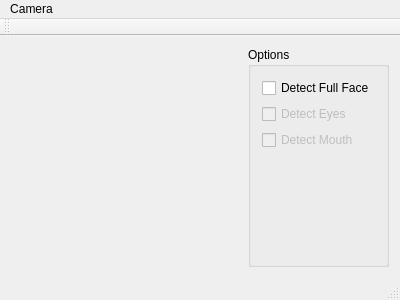
<?xml version="1.0" encoding="UTF-8"?>
<ui version="4.0">
 <class>CMainWindow</class>
 <widget class="QMainWindow" name="CMainWindow">
  <property name="geometry">
   <rect>
    <x>0</x>
    <y>0</y>
    <width>400</width>
    <height>300</height>
   </rect>
  </property>
  <property name="windowTitle">
   <string>CMainWindow</string>
  </property>
  <widget class="QWidget" name="centralWidget">
   <layout class="QGridLayout" name="gridLayout">
    <item row="0" column="0">
     <widget class="CQtOpenCVViewerGl" name="cameraWidget" native="true">
      <property name="sizePolicy">
       <sizepolicy hsizetype="Expanding" vsizetype="Expanding">
        <horstretch>0</horstretch>
        <verstretch>0</verstretch>
       </sizepolicy>
      </property>
     </widget>
    </item>
    <item row="0" column="1">
     <widget class="QGroupBox" name="groupBox">
      <property name="title">
       <string>Options</string>
      </property>
      <layout class="QVBoxLayout" name="verticalLayout">
       <item>
        <widget class="QCheckBox" name="checkBox_fullFace">
         <property name="text">
          <string>Detect Full Face</string>
         </property>
        </widget>
       </item>
       <item>
        <widget class="QCheckBox" name="checkBox_eyes">
         <property name="enabled">
          <bool>false</bool>
         </property>
         <property name="text">
          <string>Detect Eyes</string>
         </property>
        </widget>
       </item>
       <item>
        <widget class="QCheckBox" name="checkBox_mouth">
         <property name="enabled">
          <bool>false</bool>
         </property>
         <property name="text">
          <string>Detect Mouth</string>
         </property>
        </widget>
       </item>
       <item>
        <spacer name="verticalSpacer">
         <property name="orientation">
          <enum>Qt::Vertical</enum>
         </property>
         <property name="sizeHint" stdset="0">
          <size>
           <width>20</width>
           <height>40</height>
          </size>
         </property>
        </spacer>
       </item>
      </layout>
     </widget>
    </item>
   </layout>
  </widget>
  <widget class="QMenuBar" name="menuBar">
   <property name="geometry">
    <rect>
     <x>0</x>
     <y>0</y>
     <width>400</width>
     <height>21</height>
    </rect>
   </property>
   <widget class="QMenu" name="menuCamera">
    <property name="title">
     <string>Camera</string>
    </property>
    <addaction name="actionStart"/>
    <addaction name="actionStop"/>
   </widget>
   <addaction name="menuCamera"/>
  </widget>
  <widget class="QToolBar" name="mainToolBar">
   <attribute name="toolBarArea">
    <enum>TopToolBarArea</enum>
   </attribute>
   <attribute name="toolBarBreak">
    <bool>false</bool>
   </attribute>
  </widget>
  <widget class="QStatusBar" name="statusBar"/>
  <action name="actionStart">
   <property name="text">
    <string>Start</string>
   </property>
  </action>
  <action name="actionStop">
   <property name="text">
    <string>Stop</string>
   </property>
  </action>
 </widget>
 <layoutdefault spacing="6" margin="11"/>
 <customwidgets>
  <customwidget>
   <class>CQtOpenCVViewerGl</class>
   <extends>QWidget</extends>
   <header>cqtopencvviewergl.h</header>
   <container>1</container>
  </customwidget>
 </customwidgets>
 <resources/>
 <connections/>
</ui>
